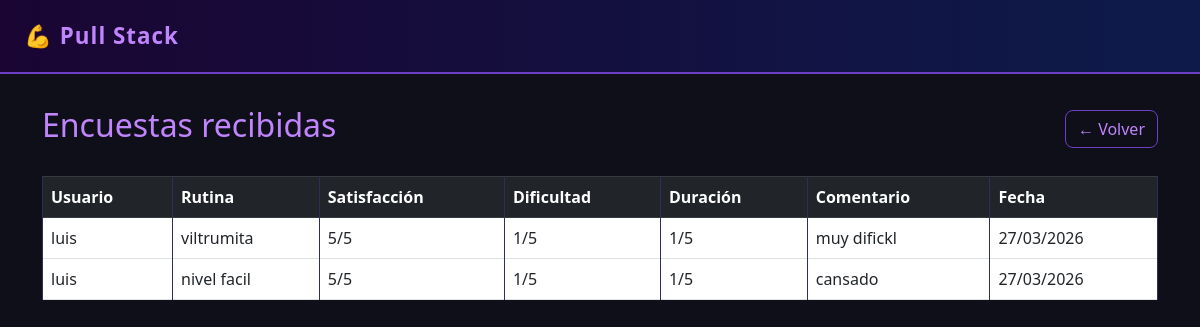
Page /admin/encuestas (signed in) on the committed database.
### models.py (models this page shows)
class Encuesta(db.Model):
    id = db.Column(db.Integer, primary_key=True)
    usuario_id = db.Column(db.Integer, db.ForeignKey('usuario.id'), nullable=False)
    rutina_id = db.Column(db.Integer, db.ForeignKey('rutina.id'), nullable=False)
    satisfaccion = db.Column(db.Integer)   # 1 al 5
    dificultad = db.Column(db.Integer)     # 1 al 5
    duracion = db.Column(db.Integer)       # 1 al 5
    comentario = db.Column(db.Text)
    fecha = db.Column(db.DateTime)

class Usuario(db.Model, UserMixin):
    id = db.Column(db.Integer, primary_key=True)
    nombre = db.Column(db.String(100), nullable=False)
    email = db.Column(db.String(120), unique=True, nullable=False)
    password = db.Column(db.String(200), nullable=False)
    es_admin = db.Column(db.Boolean, default=False)
    encuestas = db.relationship('Encuesta', backref='usuario', lazy=True)

class Rutina(db.Model):
    id = db.Column(db.Integer, primary_key=True)
    nombre = db.Column(db.String(100), nullable=False)
    nivel = db.Column(db.String(20), nullable=False)  # Principiante, Medio, Avanzado
    descripcion = db.Column(db.Text)
    ejercicios = db.relationship('RutinaEjercicio', backref='rutina', lazy=True)
    encuestas = db.relationship('Encuesta', backref='rutina', lazy=True)

### app.py (the view)
@app.route('/admin/encuestas')
@login_required
def lista_encuestas():
    if not current_user.es_admin:
        return redirect(url_for('dashboard_usuario'))
    encuestas = Encuesta.query.order_by(Encuesta.fecha.desc()).all()
    return render_template('encuestas_admin.html', encuestas=encuestas)

### app.py (called while the page is built)
@login_manager.user_loader
def load_user(user_id):
    return Usuario.query.get(int(user_id))

### templates/encuestas_admin.html (shortened to what this page needs)
{% extends "base.html" %}
{% block content %}
<div class="d-flex justify-content-between align-items-center mb-4">
    <h2>Encuestas recibidas</h2>
    <a href="/admin" class="btn btn-outline-dark">← Volver</a>
</div>
<table class="table table-bordered">
    <thead class="table-dark">
        <tr>
            <th>Usuario</th>
            <th>Rutina</th>
            <th>Satisfacción</th>
            <th>Dificultad</th>
            <th>Duración</th>
            <th>Comentario</th>
            <th>Fecha</th>
        </tr>
    </thead>
    <tbody>
        {% for e in encuestas %}
        <tr>
            <td>{{ e.usuario.nombre }}</td>
            <td>{{ e.rutina.nombre }}</td>
            <td>{{ e.satisfaccion }}/5</td>
            <td>{{ e.dificultad }}/5</td>
            <td>{{ e.duracion }}/5</td>
            <td>{{ e.comentario or '—' }}</td>
            <td>{{ e.fecha.strftime('%d/%m/%Y') }}</td>
        </tr>
        {% endfor %}
    </tbody>
</table>
{% endblock %}

### templates/base.html (style rules this page uses)
body { background-color: #0f0f1a; color: #e0e0f0; font-family: 'Segoe UI', sans-serif; }
.table { color: #e0e0f0; }
.table-dark { background: linear-gradient(90deg, #1a0533, #0d1b4b) !important; }
.table-bordered td, .table-bordered th { border-color: #2e2e5e; }
.btn-outline-dark { border: 1px solid #6c3fc5; color: #c084fc; border-radius: 8px; }
h2, h4, h5 { color: #c084fc; }

### rows in the picture
Encuesta: usuario.nombre "luis", rutina.nombre "viltrumita", satisfaccion "5", dificultad "1", duracion "1", comentario "muy difickl", fecha "27/03/2026"
Encuesta: usuario.nombre "luis", rutina.nombre "nivel facil", satisfaccion "5", dificultad "1", duracion "1", comentario "cansado", fecha "27/03/2026"
